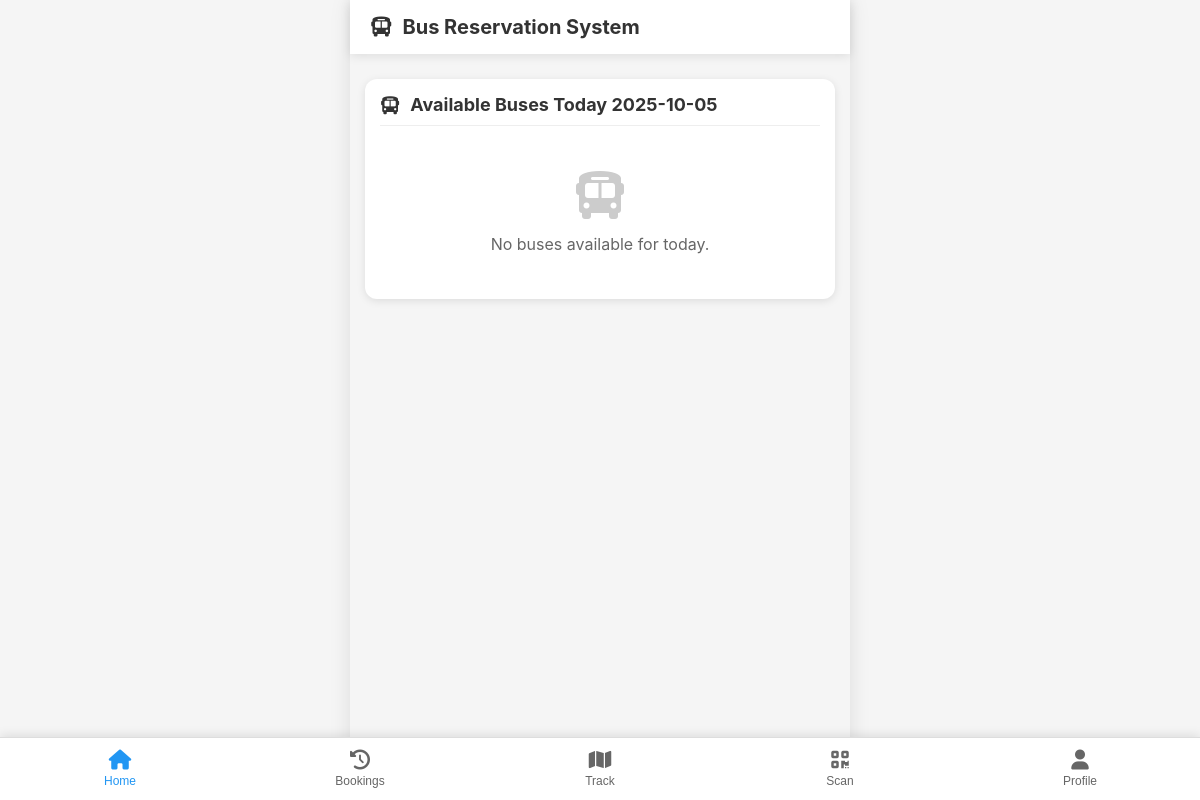
Before: /passenger/passenger_dashboard.php (signed in) with the older database file.
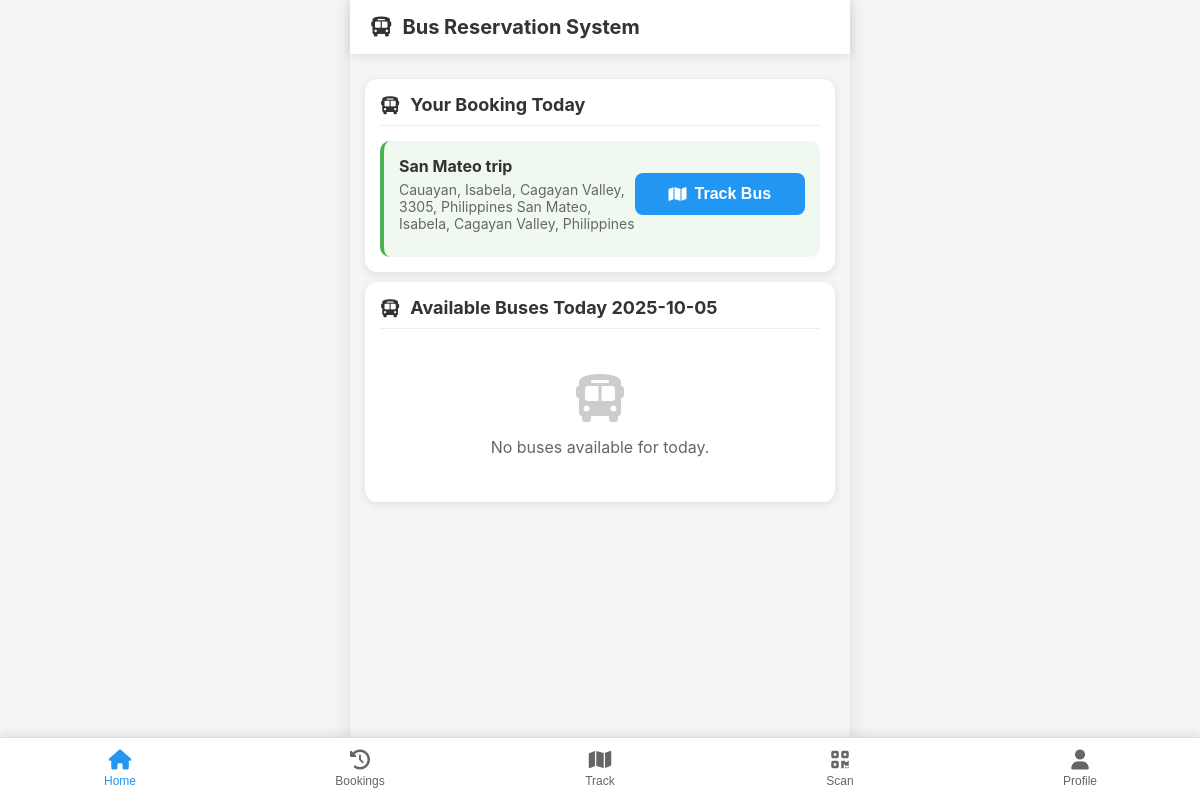
After: the same page with the newer database file.
### tables this page shows
CREATE TABLE `bookings` (
  `booking_id` int(11) NOT NULL,
  `booking_reference` varchar(20) NOT NULL,
  `user_id` int(11) NOT NULL,
  `bus_id` int(11) NOT NULL,
  `route_id` int(11) NOT NULL,
  `trip_id` int(11) DEFAULT NULL,
  `seat_number` int(11) NOT NULL,
  `travel_date` varchar(50) NOT NULL,
  `departure_time` time NOT NULL,
  `fare` decimal(10,2) NOT NULL,
  `payment_status` enum('pending','paid','cancelled','refunded') DEFAULT 'pending',
  `booking_status` enum('pending','confirmed','cancelled','completed') DEFAULT 'pending',
  `payment_reference` varchar(100) DEFAULT NULL,
  `created_at` timestamp NOT NULL DEFAULT current_timestamp(),
  `updated_at` timestamp NOT NULL DEFAULT current_timestamp() ON UPDATE current_timestamp(),
  `pickup_stop` varchar(100) DEFAULT NULL,
  `destination_stop` varchar(100) DEFAULT NULL,
  `boarded` tinyint(1) DEFAULT 0,
  `driver_approved` tinyint(1) DEFAULT 0,
  `driver_id` int(11) DEFAULT NULL
);

CREATE TABLE `routes` (
  `route_id` int(11) NOT NULL,
  `route_name` varchar(100) NOT NULL,
  `origin` varchar(100) NOT NULL,
  `destination` varchar(100) NOT NULL,
  `distance_km` decimal(8,2) DEFAULT NULL,
  `estimated_duration_minutes` int(11) DEFAULT NULL,
  `fare` decimal(10,2) NOT NULL,
  `status` enum('active','inactive') DEFAULT 'active',
  `created_at` timestamp NOT NULL DEFAULT current_timestamp(),
  `origin_lat` decimal(10,8) DEFAULT NULL,
  `origin_lng` decimal(11,8) DEFAULT NULL,
  `dest_lat` decimal(10,8) DEFAULT NULL,
  `dest_lng` decimal(11,8) DEFAULT NULL
);

### passenger/passenger_dashboard.php (the view, shortened to what the changed rows need)
<?php
$db = new Database();
$conn = $db->getConnection();
$user_id = $_SESSION['user_id'];
    $travelDate = date('Y-m-d');
$active_booking_stmt = $conn->prepare("
    SELECT b.*, at.trip_id, at.bus_id, at.status as trip_status, bus.bus_number, r.route_name, r.origin, r.destination,
           r.origin_lat, r.origin_lng, r.dest_lat, r.dest_lng
    FROM bookings b
    LEFT JOIN active_trips at ON b.trip_id = at.trip_id
    JOIN buses bus ON b.bus_id = bus.bus_id
    JOIN routes r ON b.route_id = r.route_id
    WHERE b.user_id = ?
    AND b.travel_date = ?
    AND b.booking_status IN ('pending', 'confirmed')
    ORDER BY b.created_at DESC
    LIMIT 1
");
$active_booking_stmt->execute([$user_id, $travelDate]);
$active_booking = $active_booking_stmt->fetch();
$has_active_booking_today = $active_booking ? true : false;
?>
<!DOCTYPE html>
<html lang="en">
<head>
    <link rel="stylesheet" href="https://unpkg.com/leaflet@1.2.0/dist/leaflet.css" />
    <link rel="stylesheet" href="https://unpkg.com/leaflet-routing-machine@latest/dist/leaflet-routing-machine.css" />
    <link rel="stylesheet" href="https://cdnjs.cloudflare.com/ajax/libs/font-awesome/6.0.0/css/all.min.css">
</head>
<body>
<div class="header">
    <h1><i class="fas fa-bus"></i> <?php echo SITE_NAME; ?></h1>
</div>
<div class="content-section active" id="home">
    <?php
    if ($has_active_booking_today && $active_booking): ?>
    <div class="section">
        <h3><i class="fas fa-bus"></i> Your Booking Today</h3>
        <div class="bus-item <?php echo $active_booking['booking_status'] === 'confirmed' ? 'active' : 'pending'; ?>">
            <div class="bus-header">
                <div class="bus-info">
                    <h4><?php echo isset($active_booking['route_name']) ? htmlspecialchars($active_booking['route_name']) : 'Unknown Route'; ?></h4>
                    <p class="bus-route"><?php echo isset($active_booking['origin']) ? htmlspecialchars($active_booking['origin']) : 'Unknown'; ?> <?php echo isset($active_booking['destination']) ? htmlspecialchars($active_booking['destination']) : 'Unknown'; ?></p>
                </div>
            <?php if ($active_booking['booking_status'] === 'confirmed'): ?>
            <button class="btn btn-primary" onclick="switchTab('track')">
                <i class="fas fa-map"></i> Track Bus
            </button>
            <?php endif; ?>
            </div>
        </div>
    </div>
    <?php endif; ?>
</div>
</body>
</html>

Changed rows visible on the page:
added bookings: route.route_name "San Mateo trip", route.origin "Cauayan, Isabela, Cagayan Valley, 3305, Philippines", route.destination "San Mateo, Isabela, Cagayan Valley, Philippines"
Other visible differences:
text now shown: "Your Booking Today Track Bus"
